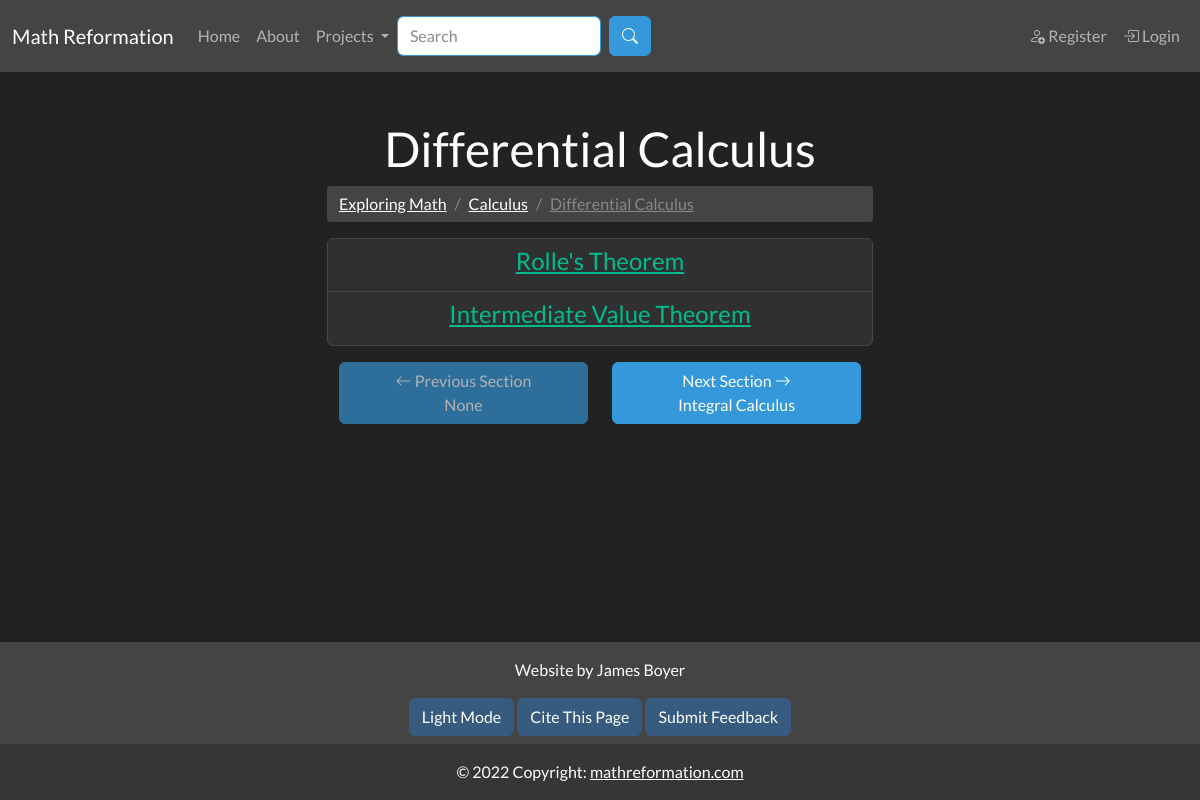
The page /differential_calculus on the database its author committed.
### app/models.py (models this page shows, shortened)
class SearchableMixin(object):
    @classmethod
    def search(cls, expression, page, per_page):
        ids, scores, total = query_index(cls.__tablename__, expression, page, per_page)
        if total == 0:
            return cls.query.filter_by(id=0), [], 0
        when = []
        for i in range(len(ids)):
            when.append((ids[i], i))
        return cls.query.filter(cls.id.in_(ids)).order_by( db.case(when, value=cls.id)), scores, total

class Document(SearchableMixin, db.Model):
    __tablename__ = "document"
    __searchable__ = ["body_main", "name"]
    id = db.Column(db.Integer, primary_key=True)
    name = db.Column(db.String(50), nullable=False, unique=False)
    path = db.Column(db.String(250), unique=True, nullable=False)
    body_main = db.Column(db.String(), index=True)
    body_draft = db.Column(db.String(), index=True)
    date_added = db.Column(db.DateTime, nullable=False,
        default=datetime.utcnow)
    header = db.Column(db.String(), index=True)
    order = db.Column(db.Integer())
    is_visible = db.Column(db.Boolean())
    document_type = db.Column(db.String(10), index=True)
    user_id = db.Column(db.Integer, db.ForeignKey('user.id'))
    prev_page_id = db.Column(db.Integer(), db.ForeignKey("document.id"))
    next_page = db.relationship("Document", backref=backref("prev_page", remote_side=[id]), uselist=False, foreign_keys=[prev_page_id])
    parent_id = db.Column(db.Integer(), db.ForeignKey("document.id"))
    children = db.relationship("Document", backref=backref("parent", remote_side=[id]), foreign_keys=[parent_id])

### app/main/routes.py (the view, shortened to what this page needs)
@bp.route("/<path>", methods=["GET", "POST"])
def document_page(path):
    form = BookmarkDocumentForm()
    document = db.first_or_404(Document.query.filter_by(path=path))
    if document.document_type == "special":
        abort(404)
    if current_user.is_authenticated:
        user = User.query.get(current_user.get_id())
        if user.has_bookmarked_document(document):
            form.submit.label.text = "Unbookmark " + document.document_type.capitalize()
        else:
            form.submit.label.text = "Bookmark " + document.document_type.capitalize()
    else:
        user = None
    breadcrumb_links = []
    if document.document_type != "book":
        doc = document
        while True:
            breadcrumb_links.append({"name":doc.name, "path":doc.path})
            doc = doc.parent
            if doc == None:
                break
        breadcrumb_links = breadcrumb_links[::-1]
    content = {}
    content["breadcrumb_links"] = breadcrumb_links
    content["document"] = document
    content["form"] = form
    content["user"] = user
    return render_template('main/document.html', **content, title=document.name)

### app/main/forms.py
class SearchForm(FlaskForm):
    q = StringField("Search", validators=[DataRequired()])
    submit = SubmitField("Search")
    def __init__(self, *args, **kwargs):
        if 'formdata' not in kwargs:
            kwargs['formdata'] = request.args
        if 'csrf_enabled' not in kwargs:
            kwargs['csrf_enabled'] = False
        super(SearchForm, self).__init__(*args, **kwargs)

class BookmarkDocumentForm(FlaskForm):
    submit = SubmitField("Submit")

### MathReformationWebsite.py (called while the page is built)
@app.context_processor
def add_imports():
    return dict(admin_permission=admin_permission, author_permission=author_permission, editor_permission=editor_permission, g=g)

### app/main/routes.py (called while the page is built)
@bp.before_app_request
def before_request():
    g.search_form = SearchForm(meta={'csrf': False})
    if g.search_form.validate():
        print("here")

### app/templates/main/document.html (shortened to what this page needs)
{% extends "base.html" %}
{% from 'macros/general_macros.html' import page_navigation %}
{% block content %}
<h1 class="text-center">{{ document.name }}</h1>
{% if breadcrumb_links != [] %}
<ul class="breadcrumb">
    {% for link in breadcrumb_links %}
    <a class="breadcrumb-item {% if loop.last %}active{% endif %}" href="{{ url_for('main.document_page', path=link['path']) }}">
            {{ link['name'] }}
    </a>
    {% endfor %}
</ul>
{% endif %}
{% if document.document_type != "article" %}
<ul class="list-group mt-3">
    {% for child in document.children %}
    {% if child.is_visible %}
    <li class="list-group-item">
        <h4 class="text-center">
            <a href = {{ url_for('main.document_page', path=child.path) }}>
                {{ child.name }}
            </a>
        </h4>
    </li>
    {% endif %}
    {% endfor %}
</ul>
{% endif %}
{{ page_navigation(next_page=document.next_page, prev_page=document.prev_page)}}
{% endblock %}
{% block citation %}
{{ citation_info(page_type="Document", page_name=document.name) }}
{% endblock %}

### app/templates/macros/general_macros.html
{% macro citation_info(page_type, page_name) -%}
{% if page_name == "Citation" %}
{{ url_for('main.citation',
            page_type=page_type,
            page_name=page_name,
            page_url="citation") }}
{% else %}
{{ url_for('main.citation',
            page_type=page_type,
            page_name=page_name,
            page_url=request.path[1:].replace("/", "%2F")) }}
{% endif %}
{%- endmacro %}
{% macro page_navigation(next_page, prev_page) -%}
{% if next_page != None or prev_page != None %}
<div class="container text-center mt-3 mb-5">
    <div class="row align-items-start">
      <div class="col d-flex flex-column">
          {% if prev_page %}
          <a href="{{ prev_page.path }}" class="btn btn-info" role="button">
              <i class="bi bi-arrow-left"></i> Previous {{prev_page.document_type.capitalize()}}<br>
              {{prev_page.name}}
          </a>
          {% else %}
          <a href="#" class="btn btn-info disabled" role="button">
              <i class="bi bi-arrow-left"></i> Previous {{next_page.document_type.capitalize()}}<br>
              None
          </a>
          {% endif %}    </div>
      <div class="col d-flex flex-column">
          {% if next_page %}
          <a href="{{ next_page.path }}" class="btn btn-info" role="button">
              Next {{next_page.document_type.capitalize()}} <i class="bi bi-arrow-right"></i><br>
              {{next_page.name}}
          </a>
          {% else %}
          <a href="#" class="btn btn-info disabled" role="button">
              Next {{prev_page.document_type.capitalize()}} <i class="bi bi-arrow-right"></i><br>
              None
          </a>
          {% endif %}
        </div>
  </div>
</div>
{% endif %}
{%- endmacro %}

### rows shown on the page
Document: name "Differential Calculus"
Document: name "Exploring Math"
Document: name "Calculus"
Document: name "Rolle's Theorem"
Document: name "Intermediate Value Theorem"
Document: document_type "Section", name "Integral Calculus"
